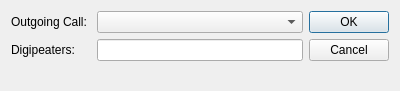
<?xml version="1.0" encoding="UTF-8"?>
<ui version="4.0">
 <class>Dialog</class>
 <widget class="QDialog" name="Dialog">
  <property name="geometry">
   <rect>
    <x>0</x>
    <y>0</y>
    <width>400</width>
    <height>91</height>
   </rect>
  </property>
  <property name="windowTitle">
   <string>Dialog</string>
  </property>
  <layout class="QGridLayout" name="gridLayout">
   <item row="0" column="2" rowspan="3">
    <widget class="QDialogButtonBox" name="outgoingCallButtons">
     <property name="orientation">
      <enum>Qt::Vertical</enum>
     </property>
     <property name="standardButtons">
      <set>QDialogButtonBox::Cancel|QDialogButtonBox::Ok</set>
     </property>
    </widget>
   </item>
   <item row="0" column="0">
    <widget class="QLabel" name="outgoingCallLabel">
     <property name="text">
      <string>Outgoing Call: </string>
     </property>
    </widget>
   </item>
   <item row="1" column="1">
    <widget class="QLineEdit" name="callDigipeatersInput"/>
   </item>
   <item row="1" column="0">
    <widget class="QLabel" name="label">
     <property name="text">
      <string>Digipeaters: </string>
     </property>
    </widget>
   </item>
   <item row="0" column="1">
    <widget class="QComboBox" name="outgoingCallInput"/>
   </item>
  </layout>
 </widget>
 <resources/>
 <connections>
  <connection>
   <sender>outgoingCallButtons</sender>
   <signal>accepted()</signal>
   <receiver>Dialog</receiver>
   <slot>accept()</slot>
   <hints>
    <hint type="sourcelabel">
     <x>248</x>
     <y>254</y>
    </hint>
    <hint type="destinationlabel">
     <x>157</x>
     <y>274</y>
    </hint>
   </hints>
  </connection>
  <connection>
   <sender>outgoingCallButtons</sender>
   <signal>rejected()</signal>
   <receiver>Dialog</receiver>
   <slot>reject()</slot>
   <hints>
    <hint type="sourcelabel">
     <x>316</x>
     <y>260</y>
    </hint>
    <hint type="destinationlabel">
     <x>286</x>
     <y>274</y>
    </hint>
   </hints>
  </connection>
 </connections>
</ui>
